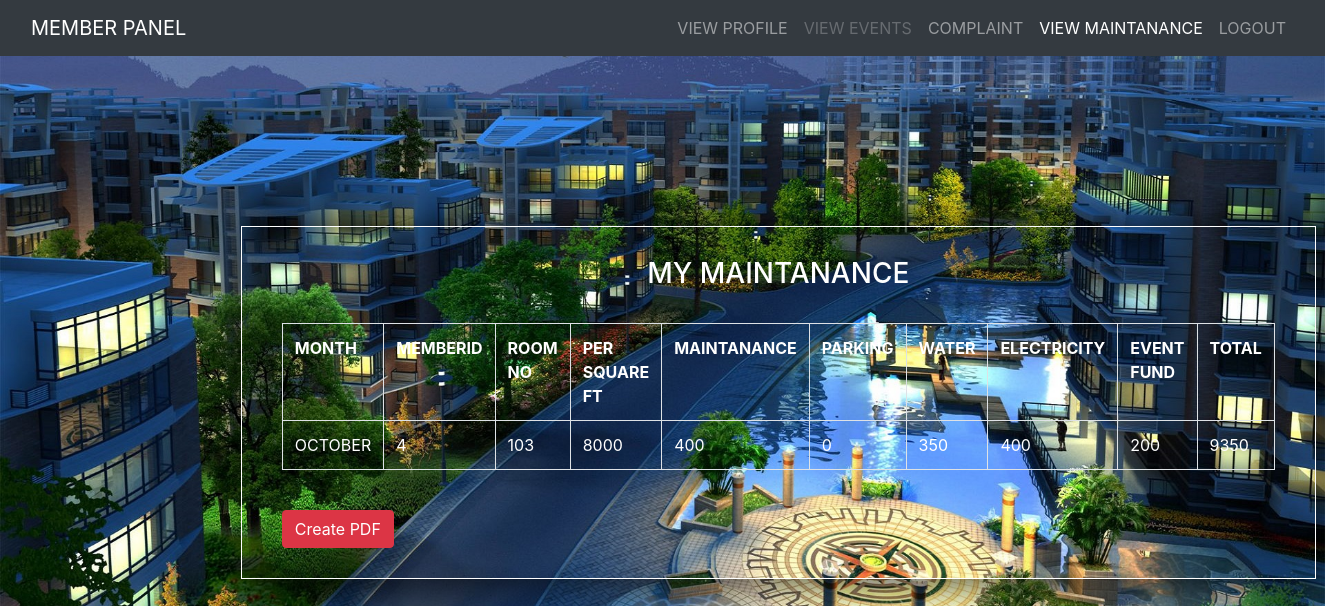
The app's page /mymaintanance.php (signed in) with its own data.
### tables this page shows
CREATE TABLE IF NOT EXISTS `charges` (
  `id` int(5) NOT NULL AUTO_INCREMENT,
  `month` varchar(50) NOT NULL,
  `persquareft` bigint(5) NOT NULL,
  `maintanance` bigint(5) NOT NULL,
  `parking` bigint(5) NOT NULL,
  `eventfund` bigint(5) NOT NULL,
  `water` bigint(5) NOT NULL,
  `electricity` bigint(5) NOT NULL,
  PRIMARY KEY (`id`)
);

CREATE TABLE IF NOT EXISTS `addmember` (
  `memberid` int(50) NOT NULL AUTO_INCREMENT,
  `fname` varchar(50) NOT NULL,
  `lname` varchar(50) NOT NULL,
  `roomno` varchar(50) NOT NULL,
  `flat_type` varchar(50) NOT NULL,
  `area` varchar(50) NOT NULL,
  `parking` varchar(50) NOT NULL,
  `contactno` varchar(50) NOT NULL,
  `email` varchar(50) NOT NULL,
  `password` varchar(15) NOT NULL,
  PRIMARY KEY (`memberid`)
);

### mymaintanance.php (the view, shortened to what this page needs)
<?php
 function fetch_data()
 {
      $output = '';
      $connect = mysqli_connect("localhost", "root", "", "my");
      $sql = "SELECT * FROM addmember where roomno='{$_SESSION['roomno']}'";
      $result = mysqli_query($connect, $sql);
	  $sql1 = "SELECT * FROM charges";
      $result1 = mysqli_query($connect, $sql1);
      while(($row = mysqli_fetch_array($result))  && ($row1 = mysqli_fetch_array($result1)))
      {
	  if($row['parking']=='Yes')
	  {
      $output .= '<tr>
						  <td>'.$row1["month"].'</td>
                          <td>'.$row["memberid"].'</td>
                          <td>'.$row["roomno"].'</td>
						  <td>'.$row1["persquareft"]*$row["area"].'</td>
						  <td>'.$row1["maintanance"].'</td>
                          <td>'.$row1["parking"].'</td>
						  <td>'.$row1["water"].'</td>
						  <td>'.$row1["electricity"].'</td>
						  <td>'.$row1["eventfund"].'</td>
						  <td>'.($row1["persquareft"]*$row["area"] + $row1["water"] + $row1["parking"] + $row1["electricity"] + $row1["eventfund"] + $row1["maintanance"]).'</td>
                     </tr>
                          ';
      }
	  elseif($row['parking']=='No')
	  {
      $output .= '<tr>
						  <td>'.$row1["month"].'</td>
                          <td>'.$row["memberid"].'</td>
                          <td>'.$row["roomno"].'</td>
						  <td>'.$row1["persquareft"]*$row["area"].'</td>
						  <td>'.$row1["maintanance"].'</td>
                          <td>'.$row1["parking"]*0 .'</td>
						  <td>'.$row1["water"].'</td>
						  <td>'.$row1["electricity"].'</td>
						  <td>'.$row1["eventfund"].'</td>
						  <td>'.($row1["persquareft"]*$row["area"] + $row1["water"] + $row1["parking"]*0 + $row1["electricity"] + $row1["eventfund"] + $row1["maintanance"]).'</td>
                     </tr>
                          ';
      }
	  }
      return $output;
 }
?>
 <!DOCTYPE html>
 <html>
      <head>
           <link rel="stylesheet" href="https://maxcdn.bootstrapcdn.com/bootstrap/4.0.0-beta/css/bootstrap.min.css">
           <link href="css/global.css" type="text/css" rel=" stylesheet"	>
      </head>
      <body style="background:url('images/8.jpg') no-repeat; background-size:cover;">
           <nav class="navbar navbar-expand-sm bg-dark navbar-dark">
		   <div class="container-fluid">
		   <a class="navbar-brand" href="">MEMBER PANEL</a>
		   <nav class="nav navbar-nav">
		   <ul class="nav navbar-nav navbar-right">
           <li class="nav-item ">
		   <a class="nav-link" href="member-panel.php">VIEW PROFILE</a>
		   </li>
		   <li class="nav-item">
           <a class="nav-link disabled" href="viewevents.php"> VIEW EVENTS</a>
           </li>
           <li class="nav-item ">
           <a class="nav-link " href="complaints.php"> COMPLAINT</a>
           </li>
	       <li class="nav-item active">
		   <a class="nav-link " href="mymaintanance.php">VIEW MAINTANANCE</a>
           </li>
	       <li class="nav-item">
           <a class="nav-link " href="memberlogout.php"> LOGOUT</a>
           </li>
          </ul>
         </nav>
         </div>
         </nav>
           <div class="container-fluid">
		   <div class="row">
	       <div class="col-md-2"></div>
		   <div class="col-md-8">
		   <div class="row">
	       <div class="card-body" >
		   <form class="form-container" action="" method="POST">
                <h3 align="center">MY MAINTANANCE</h3><br />
                <div class="table-responsive">
                     <table class="table table-bordered">
                          <tr>
							   <th>MONTH</th>
							   <th>MEMBERID</th>
							   <th>ROOM NO</th>
							   <th>PER SQUARE FT</th>
                               <th>MAINTANANCE</th>
                               <th>PARKING</th>
				               <th>WATER</th>
				               <th>ELECTRICITY</th>
				               <th>EVENT FUND</th>
                               <th>TOTAL</th>
                          </tr>
                     <?php
                     echo fetch_data();
                     ?>
                     </table>
                     <br />
                     <form method="post">
                          <input type="submit" name="create_pdf" class="btn btn-danger" value="Create PDF" />
                     </form>
                </div>
		   </div>
		   </div>
		   </div>
           </div>
      </body>
 </html>

### css/global.css (style rules this page uses)
* { color:#fff; }
.form-container { border:1px solid #fff;margin-top:150px; padding:30px 40px; -webkit-box-shadow: 1px 2px 40px 0px rgba(0,0,0,0.75); -moz-box-shadow: 1px 2px 40px 0px rgba(0,0,0,0.75); box-shadow: 1px 2px 40px 0px rgba(0,0,0,0.75); }

### records on screen
charges: month "OCTOBER", $row1['persquareft']*$row['area'] "8000", maintanance "400", $row1['parking']*0 "0", water "350", electricity "400", eventfund "200", persquareft+water+parking "9350"
addmember: memberid "4", roomno "103"
